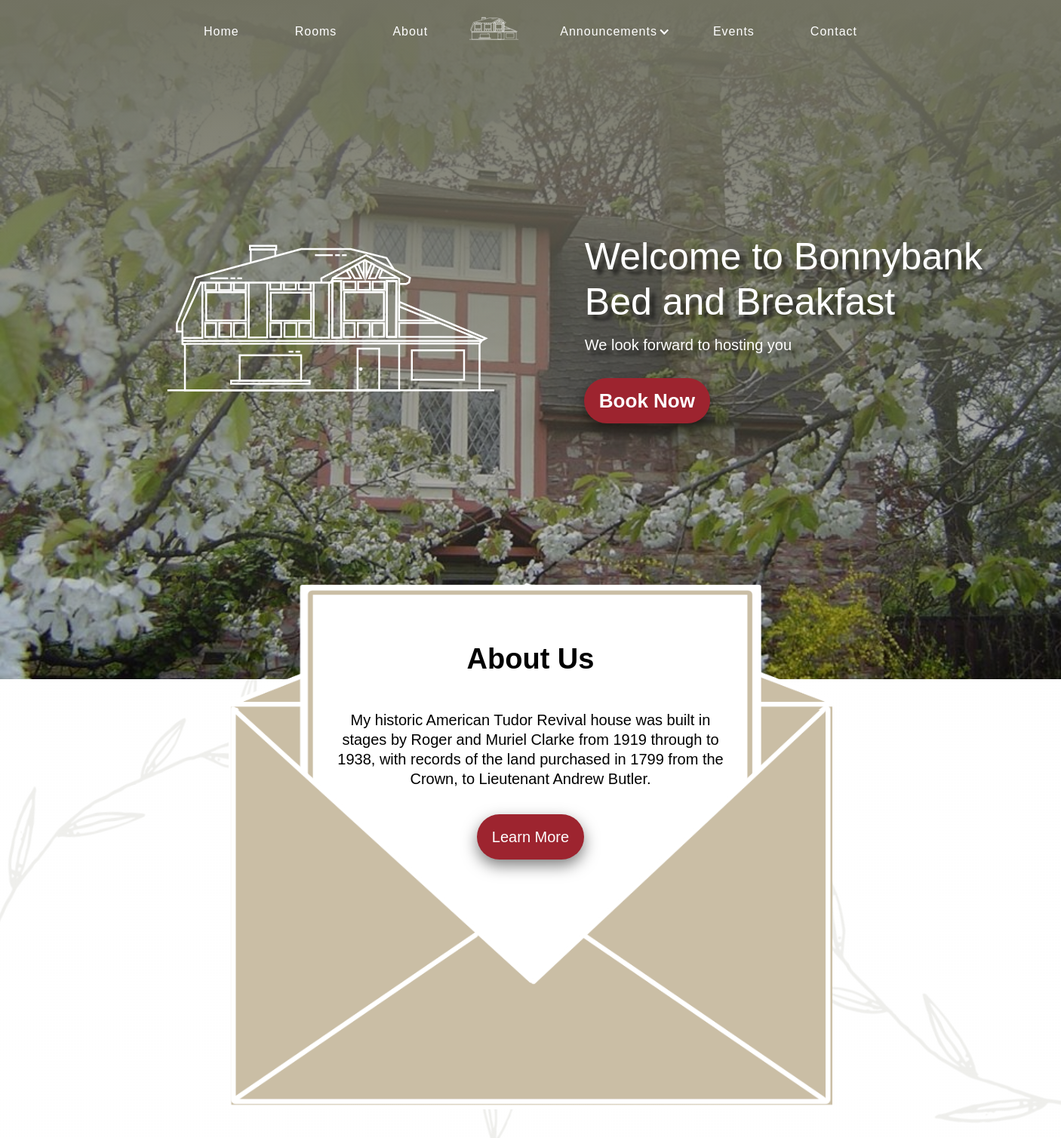
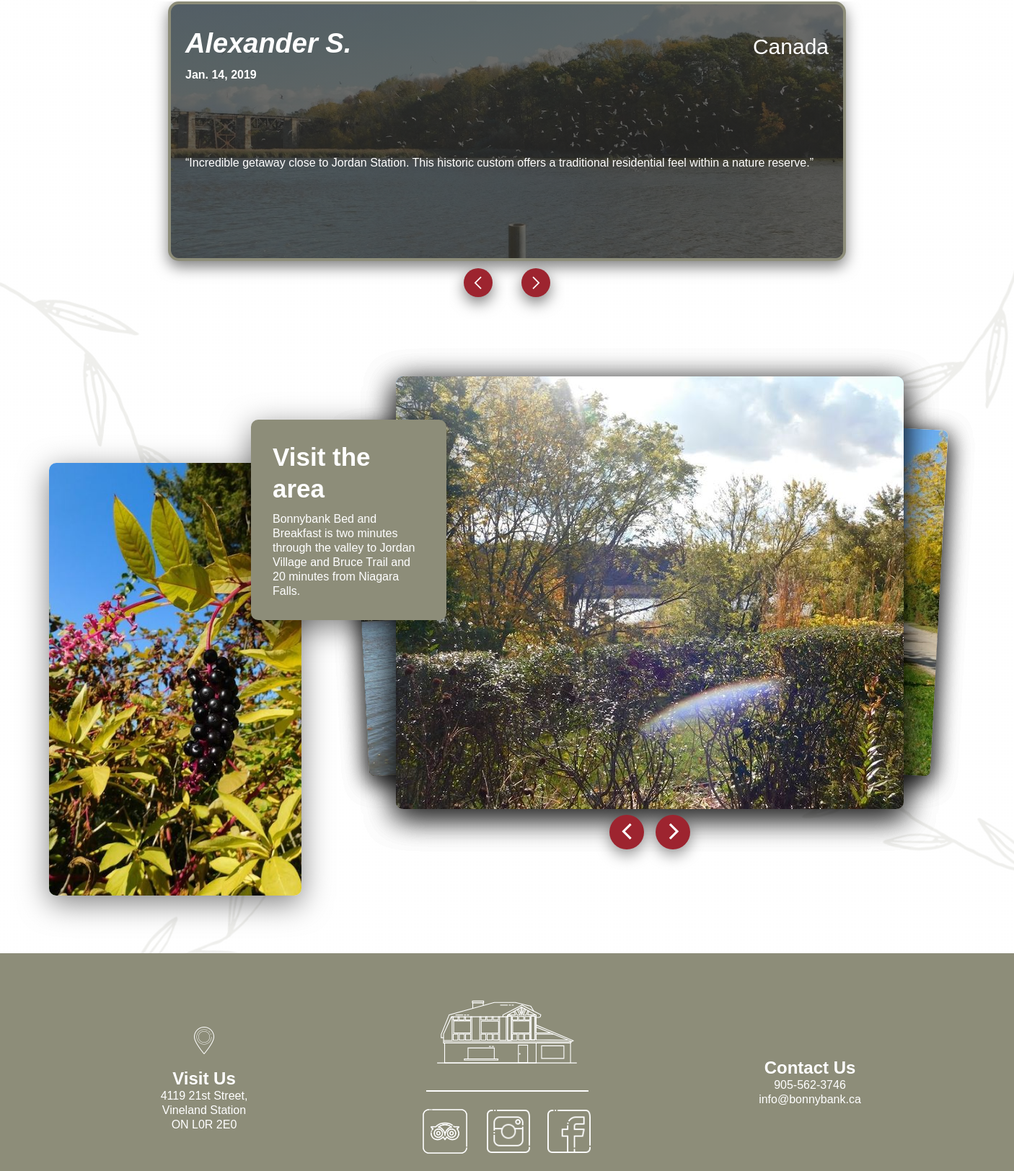
The page / on the database its author committed (2 pictures, top to bottom).
### bonnybank_app/models.py (models this page shows, shortened)
class Review(models.Model):
    name = models.CharField(max_length=200)
    country = models.CharField(max_length=200, blank=True, null=True)
    date = models.DateField(blank=True, null=True)
    quote = models.TextField(max_length=1200) #Temporary value and change later for the card size

### bonnybank_app/views.py (the view)
# urls.py: path('', views.index, name="index"),
def index(request):
    review = Review.objects.all()
    context = {'review': review}
    return render(request, 'index.html', context)

### templates/index.html (shortened to what this page needs)
<!DOCTYPE html>
{% load static %}
<html data-wf-page="62ac7eea8daf5f80a86940c3" data-wf-site="62ac7eea8daf5fe60e6940c1">
<head>
  <link href="{% static 'css/normalize.css' %}" rel="stylesheet" type="text/css">
  <link href="{% static 'css/webflow.css' %}" rel="stylesheet" type="text/css">
  <link href="{% static 'css/bonnybank-b-b.webflow.css' %}" rel="stylesheet" type="text/css">
</head>
<body class="body-new">
   {% include 'navbar.html' %}
  <div data-delay="4000" data-animation="fade" class="hero-slider w-slider" data-autoplay="true" data-easing="ease" data-hide-arrows="true" data-disable-swipe="false" data-autoplay-limit="50" data-nav-spacing="3" data-duration="1000" data-infinite="true">
    <div class="w-slider-mask">
      <div class="slide-4 w-slide">
        <div class="bommybank-hero-info w-container"><img src="{% static 'images/Bonnybank-Logo-Variation.svg' %}" loading="lazy" width="316" alt="" class="image-6">
          <div class="div-block-3">
            <div class="hero-text">Welcome to Bonnybank <br>Bed and Breakfast</div>
            <div class="hero-text small">We look forward to hosting you</div>
            <a href="https://www.expedia.ca/Hamilton-Hotels-Bonnybank-Bed-And-Breakfast.h10378755.Hotel-Information?" target="_blank" class="button w-button"><strong class="bold-text">Book Now</strong></a>
          </div>
        </div>
      </div>
    </div>
    <div class="w-slider-arrow-left"></div>
    <div class="w-slider-arrow-right"></div>
  </div>
  <div class="section-3 wf-section">
    <div class="envelope">
      <h1 class="heading">About Us</h1>
      <div class="text-block-6">My historic American Tudor Revival house was built in stages by Roger and Muriel Clarke from 1919 through to 1938, with records of the land purchased in 1799 from the Crown, to Lieutenant Andrew Butler. </div>
      <a href="{% url 'about' %}" class="button card-button w-button">Learn More</a>
    </div>
  </div>
  <div class="body-section-2 reviews wf-section">
    <div data-delay="4000" data-animation="slide" class="slider-9 w-slider" data-autoplay="false" data-easing="ease" data-hide-arrows="false" data-disable-swipe="false" data-autoplay-limit="0" data-nav-spacing="3" data-duration="500" data-infinite="true">
      <div class="w-slider-mask">
        {% for entry in review %}
        <div class="w-slide">
          <div class="container-20 w-container">
            <div class="div-block-63">
              <h1 class="heading-23"><strong><em class="italic-text-7">{{entry.name}}</em></strong></h1>
              <div class="text-block-34">{{entry.country}}</div>
            </div>
            <div class="text-block-33"><strong><em class="italic-text-5">{{entry.date}}</em></strong></div>
            <div class="text-block-32">“{{entry.quote}}”</div>
          </div>
        </div>
        {% endfor %}
      </div>
      <div class="left-arrow-9 w-slider-arrow-left">
        <div class="button alt">
          <div class="icon-10 w-icon-slider-left"></div>
        </div>
      </div>
      <div class="right-arrow-9 w-slider-arrow-right">
        <div class="button alt">
          <div class="icon-9 w-icon-slider-right"></div>
        </div>
      </div>
    </div>
  </div>
  <div class="section-4 wf-section">
    <div class="container-7 w-container"><img src="{% static 'images/DSCN1533.JPG' %}" loading="lazy" srcset="{% static 'images/DSCN1533-p-500.jpeg' %} 500w, {% static 'images/DSCN1533.JPG' %} 684w" sizes="(max-width: 479px) 75vw, (max-width: 767px) 48vw, (max-width: 991px) 35vw, 350px" alt="" class="image-16">
      <div class="div-block-14">
        <h1 class="heading-4">Visit the area</h1>
        <div class="text-block-11">Bonnybank Bed and Breakfast is two minutes through the valley to Jordan Village and Bruce Trail and 20 minutes from Niagara Falls.</div>
      </div>
      <div data-delay="4000" data-animation="over" class="slider-3 w-slider" data-autoplay="false" data-easing="ease-out-quint" data-hide-arrows="false" data-disable-swipe="false" data-autoplay-limit="0" data-nav-spacing="3" data-duration="0" data-infinite="true">
        <div class="slider__mask w-slider-mask">
          <div class="slide-8 w-slide"></div>
          <div class="slide-8 w-slide"></div>
          <div class="slide-8 w-slide"><img src="{% static 'images/DSCN1487.JPG' %}" srcset="{% static 'images/DSCN1487-p-500.jpeg' %} 500w, {% static 'images/DSCN1487-p-800.jpeg' %} 800w, {% static 'images/DSCN1487-p-1080.jpeg' %} 1080w, {% static 'images/DSCN1487.JPG' %} 1216w" sizes="(max-width: 479px) 100vw, (max-width: 767px) 348.66668701171875px, (max-width: 991px) 47vw, 54vw" alt="" class="slide__image current"></div>
        </div>
        <div class="slider__arrow left w-slider-arrow-left">
          <div class="slider__icon w-icon-slider-left"></div>
        </div>
        <div class="slider__arrow right w-slider-arrow-right">
          <div class="slider__icon w-icon-slider-right"></div>
        </div>
      </div>
    </div>
  </div>
  {% include 'footer.html' %}
</body>
</html>

### static/css/webflow.css (style rules this page uses)
[class^="w-icon-"], [class*=" w-icon-"] { font-family: 'webflow-icons' !important; speak: none; font-style: normal; font-weight: normal; font-variant: normal; text-transform: none; line-height: 1; -webkit-font-smoothing: antialiased; -moz-osx-font-smoothing: grayscale; }
.w-icon-slider-right:before { content: "\e600"; }
.w-icon-slider-left:before { content: "\e601"; }
* { -webkit-box-sizing: border-box; -moz-box-sizing: border-box; box-sizing: border-box; }
html { height: 100%; }
body { margin: 0; min-height: 100%; background-color: #fff; font-family: Arial, sans-serif; font-size: 14px; line-height: 20px; color: #333; }
img { max-width: 100%; vertical-align: middle; display: inline-block; }
.w-button { display: inline-block; padding: 9px 15px; background-color: #3898EC; color: white; border: 0; line-height: inherit; text-decoration: none; cursor: pointer; border-radius: 0; }
h1, h2, h3, h4, h5, h6 { font-weight: bold; margin-bottom: 10px; }
h1 { font-size: 38px; line-height: 44px; margin-top: 20px; }
.w-container { margin-left: auto; margin-right: auto; max-width: 940px; }
.w-container:before, .w-container:after { content: " "; display: table; grid-column-start: 1; grid-row-start: 1; grid-column-end: 2; grid-row-end: 2; }
.w-container:after { clear: both; }
.w-slider { position: relative; height: 300px; text-align: center; background: #dddddd; clear: both; -webkit-tap-highlight-color: rgba(0, 0, 0, 0); tap-highlight-color: rgba(0, 0, 0, 0); }
.w-slider-mask { position: relative; display: block; overflow: hidden; z-index: 1; left: 0; right: 0; height: 100%; white-space: nowrap; }
.w-slide { position: relative; display: inline-block; vertical-align: top; width: 100%; height: 100%; white-space: normal; text-align: left; }
.w-slider-arrow-left, .w-slider-arrow-right { position: absolute; width: 80px; top: 0; right: 0; bottom: 0; left: 0; margin: auto; cursor: pointer; overflow: hidden; color: white; font-size: 40px; -webkit-tap-highlight-color: rgba(0, 0, 0, 0); tap-highlight-color: rgba(0, 0, 0, 0); -webkit-user-select: none; -moz-user-select: none; -ms-user-select: none; user-select: none; }
.w-slider-arrow-left [class^='w-icon-'], .w-slider-arrow-right [class^='w-icon-'], .w-slider-arrow-left [class*=' w-icon-'], .w-slider-arrow-right [class*=' w-icon-'] { position: absolute; }
.w-slider-arrow-left { z-index: 3; right: auto; }
.w-slider-arrow-right { z-index: 4; left: auto; }
.w-icon-slider-left, .w-icon-slider-right { top: 0; right: 0; bottom: 0; left: 0; margin: auto; width: 1em; height: 1em; }

### rows shown on the page
Review: name "Alexander S.", country "Canada", date "Jan. 14, 2019", quote "Incredible getaway close to Jordan Station. This historic custom offers a traditional residential feel within a nature reserve."
